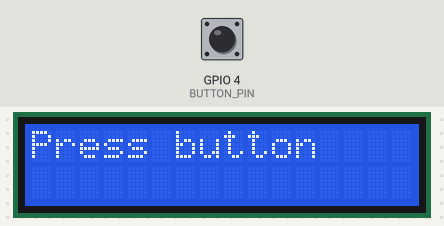
Simulated run of this program. Board: ESP32. Shown: 16×2 character LCD. The inputs (shaded band) are chosen by the test bench; at power-on: GPIO 4 (BUTTON_PIN) LOW. WiFi joins after 1.5 s; servers stay silent unless stated; no MQTT or app messages arrive unless stated; what the program prints to the serial monitor is not drawn.

Above: at 2.2 s.
2.3 s: GPIO 4 (BUTTON_PIN) pulled HIGH for 0.15 s
At 3.5 s:
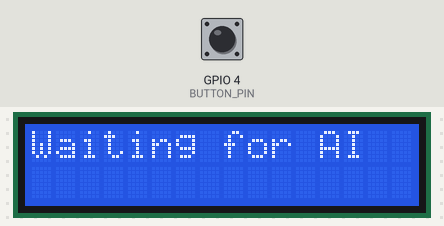
3.9 s: GPIO 4 (BUTTON_PIN) pulled HIGH for 1 s
6.4 s: GPIO 4 (BUTTON_PIN) driven HIGH
7.9 s: GPIO 4 (BUTTON_PIN) pulsed LOW 2 times (0.12 s each, 0.3 s apart)
Timing chart, 0 to 10.9 s (numbered marks = the images above; inputs shaded):
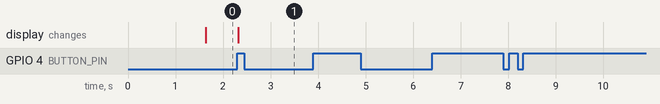

The program:

main.cpp
```cpp
// TP8: send a real quantized mock image; Python runs inference and replies.
#include <Arduino.h>
#include <WiFi.h>
#include <PubSubClient.h>
#include <Wire.h>
#include <LiquidCrystal_I2C.h>
#include <ArduinoJson.h>
#include "image_data.h"

const char *WIFI_SSID = "Wokwi-GUEST";
const char *WIFI_PASSWORD = "";
const char *MQTT_HOST = "broker.mqtt.cool"; // classroom demonstration
const int BUTTON_PIN = 4;
WiFiClient network;
PubSubClient mqtt(network);
LiquidCrystal_I2C lcd(0x27, 16, 2);
String deviceId;
bool previousButton = false;
int imageIndex = 0;
unsigned long requestId = 0;
unsigned long sentAt = 0;
unsigned long lastReconnect = 0;
unsigned long reconnectDelay = 1000;

void onMessage(char *topic, byte *payload, unsigned int length) {
  JsonDocument response;
  if (deserializeJson(response, payload, length)) return;
  if (String(response["device_id"].as<const char *>()) != deviceId) return;
  if (response["request_id"].as<unsigned long>() != requestId) return;
  const char *name = response["class_name"];
  if (!name) return;
  lcd.clear(); lcd.print("Prediction:");
  lcd.setCursor(0, 1); lcd.print(name);
  Serial.printf("Class=%s Round-trip_ms=%lu\n", name, millis() - sentAt);
}

void setup() {
  Serial.begin(115200);
  pinMode(BUTTON_PIN, INPUT);
  Wire.begin(21, 22);
  lcd.init(); lcd.backlight(); lcd.print("Connecting...");
  deviceId = "ghanabzia-tp8-" + String(uint32_t(ESP.getEfuseMac()), HEX);
  WiFi.begin(WIFI_SSID, WIFI_PASSWORD);
  mqtt.setServer(MQTT_HOST, 1883);
  mqtt.setCallback(onMessage);
  mqtt.setBufferSize(8192); // 784 JSON pixels are much larger than default 256 bytes.
  mqtt.setSocketTimeout(2);
}

void loop() {
  if (WiFi.status() != WL_CONNECTED) { delay(10); return; }
  if (!mqtt.connected()) {
    if (millis() - lastReconnect < reconnectDelay) return;
    lastReconnect = millis();
    if (mqtt.connect(deviceId.c_str())) {
      mqtt.subscribe("esp32/control", 1);
      reconnectDelay = 1000;
      lcd.clear(); lcd.print("Press button");
    } else {
      reconnectDelay = min(reconnectDelay * 2, 30000UL);
      return;
    }
  }
  mqtt.loop();
  const bool pressed = digitalRead(BUTTON_PIN) == HIGH;
  if (pressed && !previousButton) {
    JsonDocument message;
    requestId = millis();
    message["device_id"] = deviceId;
    message["request_id"] = requestId;
    JsonArray pixels = message["encoded_image"].to<JsonArray>();
    for (int i = 0; i < 784; ++i) pixels.add(int(image_data[imageIndex][i]));
    String payload;
    serializeJson(message, payload);
    sentAt = millis();
    if (mqtt.publish("esp32/data", payload.c_str())) {
      Serial.printf("Sent image=%d True=%s JSON bytes=%u\n", imageIndex,
                    class_names[label_list[imageIndex]], payload.length());
      lcd.clear(); lcd.print("Waiting for AI");
      imageIndex = (imageIndex + 1) % NUM_IMAGES;
    } else Serial.println("Publish failed");
    delay(50);
  }
  previousButton = pressed;
  delay(10);
}
```

Source omitted: image_data.h (data table, 42550 bytes)

Measured:
- after the input at 2.3 s, the display: changes at once (image 1)
- after the input at 3.9 s, every drawn part: stays the same
- after the input at 6.4 s, every drawn part: stays the same
- after the input at 7.9 s, every drawn part: stays the same
